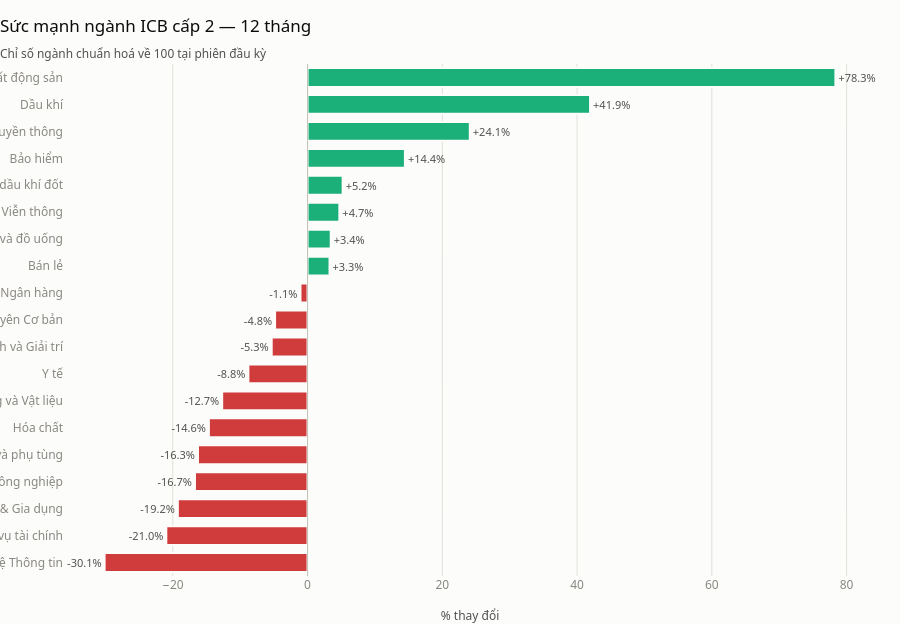

The code cell stored with this chart in its notebook:
### Markdown cell above
### Xếp hạng sức mạnh ngành, 12 tháng

Cùng phép chuẩn hoá gốc 100 của notebook `11` — 19 ngành khác thang điểm nhau
hoàn toàn, nên chỉ có phần trăm mới so được.

### Code cell
nganh = nganh.sort_values(["icb", "date"])
goc = nganh.groupby("icb", observed=True)["close"].transform("first")
nganh = nganh.assign(chi_so_100=nganh["close"] / goc * 100)

suc_manh = (
    nganh.groupby("icb_name", observed=True)["chi_so_100"]
    .last()
    .sub(100)
    .round(2)
    .reset_index()
    .rename(columns={"chi_so_100": "thay_doi_pct"})
)

bar_ngang(
    suc_manh,
    nhan="icb_name",
    gia_tri="thay_doi_pct",
    tieu_de="Sức mạnh ngành ICB cấp 2 — 12 tháng",
    phu_de="Chỉ số ngành chuẩn hoá về 100 tại phiên đầu kỳ",
    nhan_x="% thay đổi",
    dinh_dang_nhan="{:+.1f}%",
)

### Figure 1 — Plotly figure (JSON) as saved in the notebook; plotly's stock layout.template omitted (floating-point values rounded to 4 significant figures)
{"data": [{"cliponaxis": false, "hovertemplate": "%{y}: %{x:,.2f}<extra></extra>", "marker": {"color": ["#d03b3b", "#d03b3b", "#d03b3b", "#d03b3b", "#d03b3b", "#d03b3b", "#d03b3b", "#d03b3b", "#d03b3b", "#d03b3b", "#d03b3b", "#1baf7a", "#1baf7a", "#1baf7a", "#1baf7a", "#1baf7a", "#1baf7a", "#1baf7a", "#1baf7a"], "line": {"color": "#fcfcfb", "width": 2}}, "orientation": "h", "text": ["-30.1%", "-21.0%", "-19.2%", "-16.7%", "-16.3%", "-14.6%", "-12.7%", "-8.8%", "-5.3%", "-4.8%", "-1.1%", "+3.3%", "+3.4%", "+4.7%", "+5.2%", "+14.4%", "+24.1%", "+41.9%", "+78.3%"], "textfont": {"color": "#52514e", "size": 11}, "textposition": "outside", "type": "bar", "x": [-30.12, -20.96, -19.25, -16.71, -16.26, -14.64, -12.67, -8.78, -5.32, -4.82, -1.05, 3.26, 3.44, 4.72, 5.21, 14.45, 24.08, 41.93, 78.34], "y": ["Công nghệ Thông tin", "Dịch vụ tài chính", "Hàng cá nhân & Gia dụng", "Hàng & Dịch vụ Công nghiệp", "Ô tô và phụ tùng", "Hóa chất", "Xây dựng và Vật liệu", "Y tế", "Du lịch và Giải trí", "Tài nguyên Cơ bản", "Ngân hàng", "Bán lẻ", "Thực phẩm và đồ uống", "Viễn thông", "Điện, nước & xăng dầu khí đốt", "Bảo hiểm", "Truyền thông", "Dầu khí", "Bất động sản"]}], "layout": {"bargap": 0.3, "height": 624, "shapes": [{"line": {"color": "#c3c2b7", "width": 1}, "type": "line", "x0": 0, "x1": 0, "xref": "x", "y0": 0, "y1": 1, "yref": "y domain"}], "showlegend": false, "title": {"text": "Sức mạnh ngành ICB cấp 2 — 12 tháng<br><sub style='color:#52514e'>Chỉ số ngành chuẩn hoá về 100 tại phiên đầu kỳ</sub>"}, "xaxis": {"gridcolor": "#e1e0d9", "showgrid": true, "title": {"text": "% thay đổi"}}, "yaxis": {"showgrid": false, "type": "category"}}}
